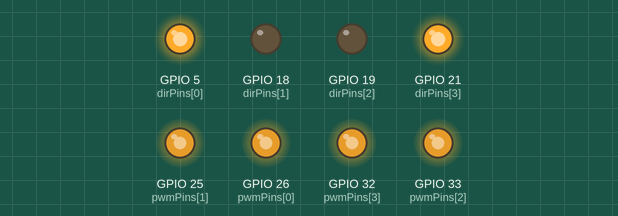
This sketch was run on a simulated ESP32. Parts: output pins drawn as LEDs (lit = HIGH).

Above: at 0.05 s.
At 3.05 s:
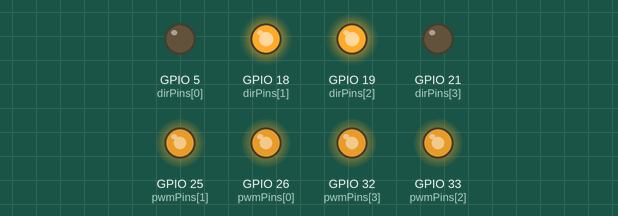
At 6.0 s:
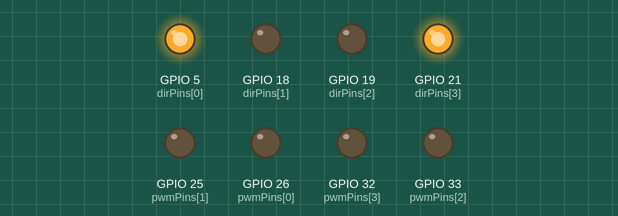
Timing chart, 0 to 7.8 s (numbered marks = the images above):
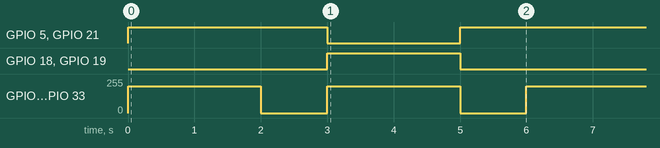

The sketch:

Kontrolowanie_auta.ino
```cpp
// --------------------------------------------------
// 4x PWM + 4x kierunek z analogWrite() (bez ręcznej zmiany częstotliwości)
// --------------------------------------------------

// Piny PWM (EN)
const int pwmPins[4] = {26,25, 33, 32};

// Piny kierunkowe (połączone IN1+IN2, itd.)
const int dirPins[4] = {5, 18, 19,21};

void setup() {
  // Tryb pinów kierunku
  for (int i = 0; i < 4; i++) {
    pinMode(dirPins[i], OUTPUT);
    digitalWrite(dirPins[i], LOW);
  }

  // Tryb pinów PWM i zerowe wstępne wypełnienie
  for (int i = 4; i > 0; i--) {
    pinMode(pwmPins[i], OUTPUT);
    analogWrite(pwmPins[i], 0);
  }
}

void loop() {
  // jedź do przodu
  rotateRightLeft(200, true);   // prędkość 0–255, true=przód
  delay(2000);

  // stop
  rotateRightLeft(0, true);
  delay(1000);

  // jedź wstecz
  rotateRightLeft(200, false);
  delay(2000);

  // stop
  rotateRightLeft(0, true);
  delay(1000);
}

// speed: 0–255, forward: true=przód / false=tył
void moveForwardBackward(int speed, bool forward) {
  digitalWrite(dirPins[0], forward ? HIGH : LOW);
  digitalWrite(dirPins[1], forward ? HIGH : LOW);
  digitalWrite(dirPins[2], forward ? LOW : HIGH);
  digitalWrite(dirPins[3], forward ? LOW : HIGH);
  for (int i = 0; i < 4; i++) {
    analogWrite(pwmPins[i], speed);
  }
}

void rotateRightLeft(int speed, bool right){
  digitalWrite(dirPins[0], right ? HIGH : LOW);
  digitalWrite(dirPins[1], right ? LOW : HIGH);
  digitalWrite(dirPins[2], right ? LOW : HIGH);
  digitalWrite(dirPins[3], right ? HIGH : LOW);
  for (int i = 0; i < 4; i++) {
    analogWrite(pwmPins[i], speed);
  }
}

void standbay()
{
  digitalWrite(dirPins[0], LOW);
  digitalWrite(dirPins[1], LOW);
  digitalWrite(dirPins[2], LOW);
  digitalWrite(dirPins[3], LOW);
}
```

Measured:
- by itself, GPIO 5 (dirPins[0]), GPIO 21 (dirPins[3]): repeats every 6.0 s: LOW 2.0 s, HIGH 4.0 s
- by itself, GPIO 18 (dirPins[1]), GPIO 19 (dirPins[2]): alternates HIGH for 2.0 s and LOW for 4.0 s
- by itself, GPIO 25 (pwmPins[1]), GPIO 26 (pwmPins[0]), GPIO 32 (pwmPins[3]), GPIO 33 (pwmPins[2]): alternates 200/255 for 2.0 s and 0/255 for 1.0 s
